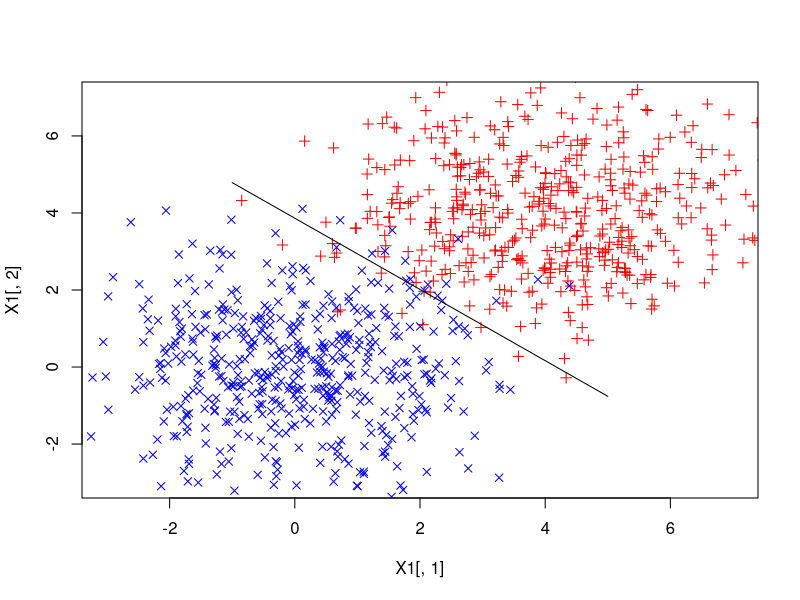
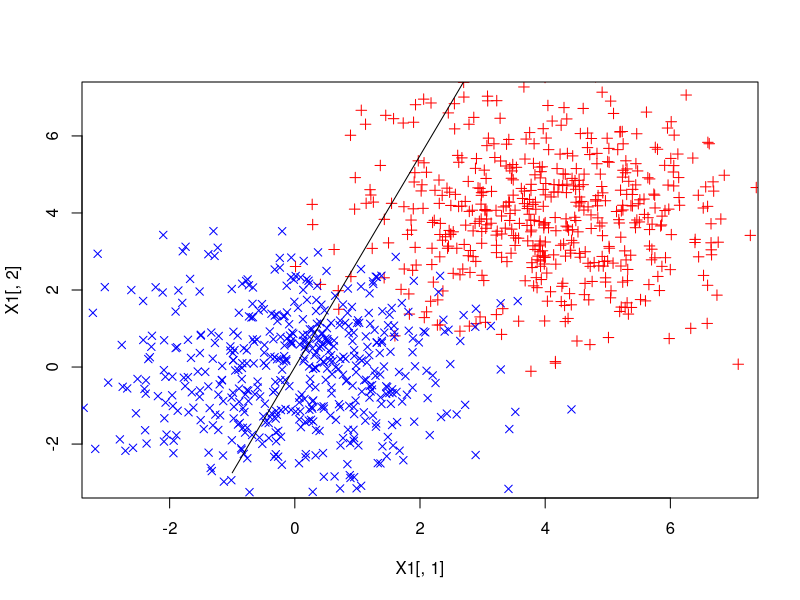

Source code (R) for these figures, in order:
sample_data<-function(N,means,sd) {
    matrix(c(rnorm(N,means,sd), rnorm(N,means,sd), rep(1.,N)), ncol=3, byrow=F)
}

lr_without_regularization<-function(X,Y) {
    w<-solve(t(X)%*%X)%*%t(X)%*%Y
    w
}

lr_with_regularization<-function(X,Y) {
    N<-length(X)
    D<-dim(X)[2]
    epsilon<-0.00001
    gamma<-1.
    max_iter<-1000
    C<-0.01

    Y<-matrix(Y,ncol=1)
    w<-rep(0.,D)

    sigmoid<-function(z) { 1./(1.+exp(z)) }
    vec_norm<-function(x) { sqrt(sum(x^2)) }

    for(iter in 1:max_iter) {
        w_old<-w

        w<-w_old+gamma*t(X)%*%sigmoid(-X%*%matrix(w_old,ncol=1)%*%t(Y))%*%Y-gamma*C*w_old

        cat("iteration: ", iter, "\tw: ", w, "\n")
        if(vec_norm(w-w_old)<epsilon) { break }
    }
    w
}

demo_without_regularization<-function() {
    N<-500
    X1<-sample_data(N,4.,1.5)
    X2<-sample_data(N,0.,1.5)
    png("image/demo_without_regularization.png")
    plot(X1[,1], X1[,2], pch=3, xlim=c(-3.,7.),ylim=c(-3.,7.),col="red")
    points(X2[,1], X2[,2], pch=4, col="blue")

    X<-rbind(X1,X2)
    Y<-c(rep(1.,500),rep(-1.,500))

    w<-lr_without_regularization(X, Y)
    print(w)
    range_x<-seq(-1.,5.,by=.1)
    boundary<-function(x) {(-w[3]-w[1]*x)/w[2]}

    lines(range_x, lapply(range_x, boundary))
}

demo_with_regularization<-function() {
    N<-500
    X1<-sample_data(N,4.,1.5)
    X2<-sample_data(N,0.,1.5)

    png("image/demo_with_regularization.png")
    plot(X1[,1], X1[,2], pch=3, xlim=c(-3.,7.),ylim=c(-3.,7.),col="red")
    points(X2[,1], X2[,2], pch=4, col="blue")

    X<-rbind(X1,X2)
    Y<-c(rep(1.,500),rep(-1.,500))

    w<-lr_with_regularization(X, Y)
    print(w)
    range_x<-seq(-1.,5.,by=.1)
    boundary<-function(x) {(-w[3]-w[1]*x)/w[2]}

    lines(range_x, lapply(range_x, boundary))
}

main<-function(){
    demo_without_regularization()
    demo_with_regularization()
}

main()
